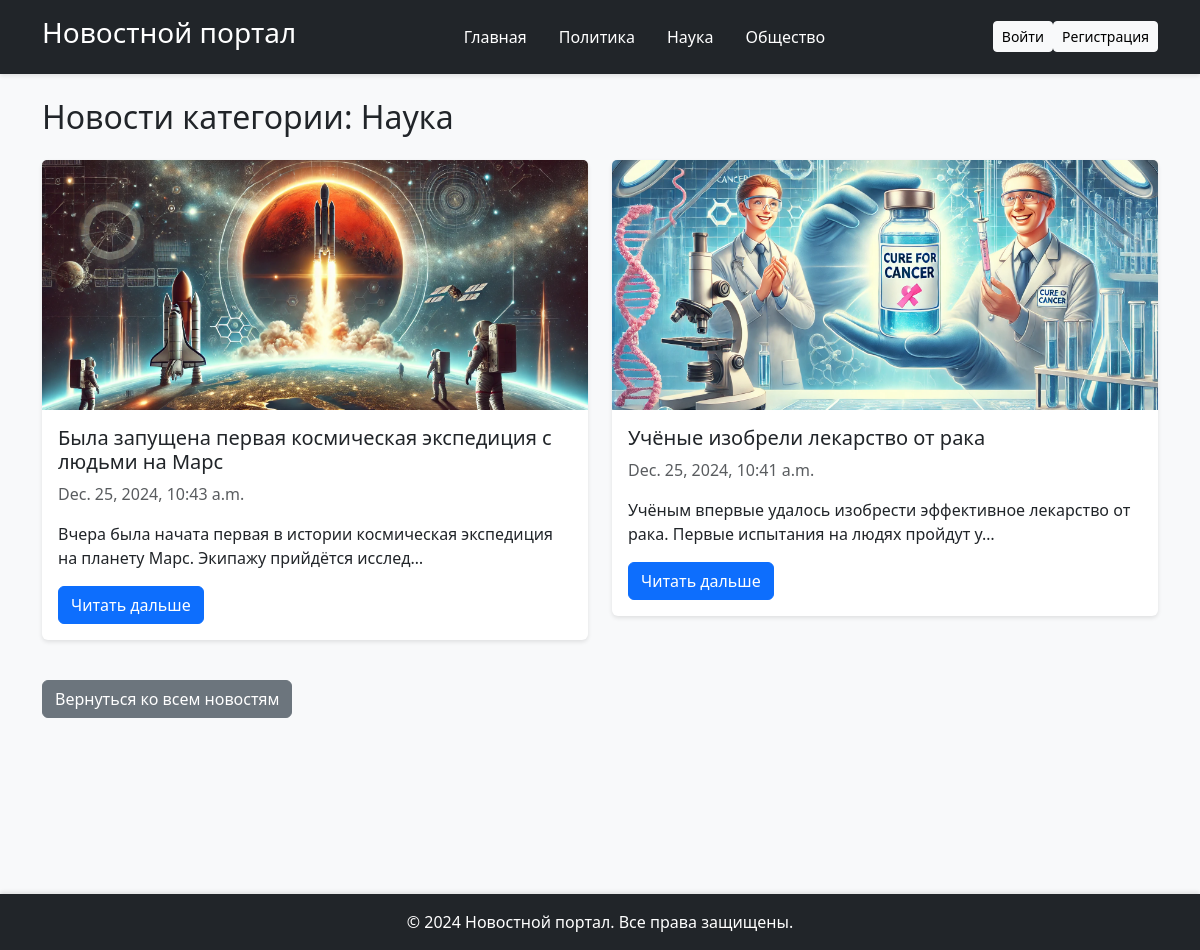
The app's page /category/2/ with its own data.
### news/models.py (models this page shows, shortened)
class Category(models.Model):
    name = models.CharField(max_length=100, unique=True, verbose_name="Название категории")
    description = models.TextField(blank=True, verbose_name="Описание")

class News(models.Model):
    title = models.CharField(max_length=200, verbose_name="Заголовок")
    content = models.TextField(verbose_name="Текст")
    category = models.ForeignKey(Category, on_delete=models.CASCADE, related_name='news', verbose_name="Категория")
    author = models.ForeignKey(User, on_delete=models.CASCADE, verbose_name="Автор")
    published_at = models.DateTimeField(auto_now_add=True, verbose_name="Дата публикации")
    image = models.ImageField(upload_to='news_images/', blank=True, null=True, verbose_name="Изображение")

### news/views.py (the view)
# urls.py: path('category/<int:category_id>/', views.news_by_category, name='news_by_category'),  # Новости по категории
def news_by_category(request, category_id):
    category = get_object_or_404(Category, id=category_id)
    news = News.objects.filter(category=category).order_by('-published_at')
    categories = Category.objects.all()
    return render(request, 'news/news_by_category.html', {'category': category, 'news': news, 'categories': categories})

### news/templates/news/news_by_category.html (shortened to what this page needs)
{% extends 'news/base.html' %}
{% block content %}
    <h2 class="mb-4">Новости категории: {{ category.name }}</h2>
    <div class="row">
        {% for item in news %}
            <div class="col-md-6 mb-4">
                <div class="card">
                    {% if item.image %}
                        <img src="{{ item.image.url }}" class="card-img-top" alt="{{ item.title }}">
                    {% endif %}
                    <div class="card-body">
                        <h5 class="card-title">{{ item.title }}</h5>
                        <p class="card-text text-muted">{{ item.published_at }}</p>
                        <p class="card-text">{{ item.content|truncatechars:100 }}</p>
                        <a href="{% url 'news:news_detail' item.id %}" class="btn btn-primary">Читать дальше</a>
                    </div>
                </div>
            </div>
        {% endfor %}
    </div>
    <a href="{% url 'news:news_list' %}" class="btn btn-secondary mt-3">Вернуться ко всем новостям</a>
{% endblock %}

### news/templates/news/base.html (shortened to what this page needs)
<!DOCTYPE html>
<html lang="en">
<head>
    {% load static %}
    <link rel="stylesheet" href="https://cdn.jsdelivr.net/npm/bootstrap@5.3.0/dist/css/bootstrap.min.css">
    <link rel="stylesheet" href="{% static 'css/style.css' %}">
</head>
<body>
    <header class="bg-dark text-white py-3">
        <div class="container d-flex justify-content-between align-items-center">
            <h1 class="fs-3 fs-md-2 fs-lg-1">Новостной портал</h1>
            <nav class="d-none d-md-block">
                <ul class="nav">
                    <li class="nav-item"><a class="nav-link text-white" href="{% url 'news:news_list' %}">Главная</a></li>
                    {% for category in categories %}
                        <li class="nav-item"><a class="nav-link text-white" href="{% url 'news:news_by_category' category.id %}">{{ category.name }}</a></li>
                    {% endfor %}
                </ul>
            </nav>
            <div style="display: flex; align-items: center;">
                {% if user.is_authenticated %}
                    <span class="d-none d-md-block text-white me-3">Привет, {{ user.username }}</span>
                    <form method="post" action="{% url 'logout' %}" style="display: inline;">
                        {% csrf_token %}
                        <button type="submit" class="btn btn-outline-light btn-sm">Выйти</button>
                    </form>
                {% else %}
                    <a href="{% url 'login' %}" class="btn btn-light btn-sm">Войти</a>
                    <a href="{% url 'register' %}" class="btn btn-light btn-sm">Регистрация</a>
                {% endif %}
            </div>
        </div>
    </header>
    <main class="py-4">
        <div class="container">
            {% block content %}{% endblock %}
        </div>
    </main>
    <footer class="bg-dark text-white py-3">
        <div class="container text-center">
            <p class="mb-0">&copy; 2024 Новостной портал. Все права защищены.</p>
        </div>
    </footer>
</body>
</html>

### news/static/css/style.css (style rules this page uses)
body { background-color: #f8f9fa; }
header { box-shadow: 0 2px 4px rgba(0, 0, 0, 0.1); }
.card { border: none; box-shadow: 0 2px 4px rgba(0, 0, 0, 0.1); transition: transform 0.2s ease-in-out, box-shadow 0.2s ease-in-out; }
.card img { max-height: 250px; object-fit: cover; }
footer { margin-top: 20px; box-shadow: 0 -2px 4px rgba(0, 0, 0, 0.1); }
main { min-height: 100vh; }

### records on screen
Category: name "Политика"
Category: name "Наука"
Category: name "Общество"
News: image (picture), title "Была запущена первая космическая экспедиция с людьми на Марс", published_at "Dec. 25, 2024, 10:43 a.m.", content "Вчера была начата первая в истории космическая экспедиция на планету Марс. Экипажу прийдётся исслед…"
News: image (picture), title "Учёные изобрели лекарство от рака", published_at "Dec. 25, 2024, 10:41 a.m.", content "Учёным впервые удалось изобрести эффективное лекарство от рака. Первые испытания на людях пройдут у…"
